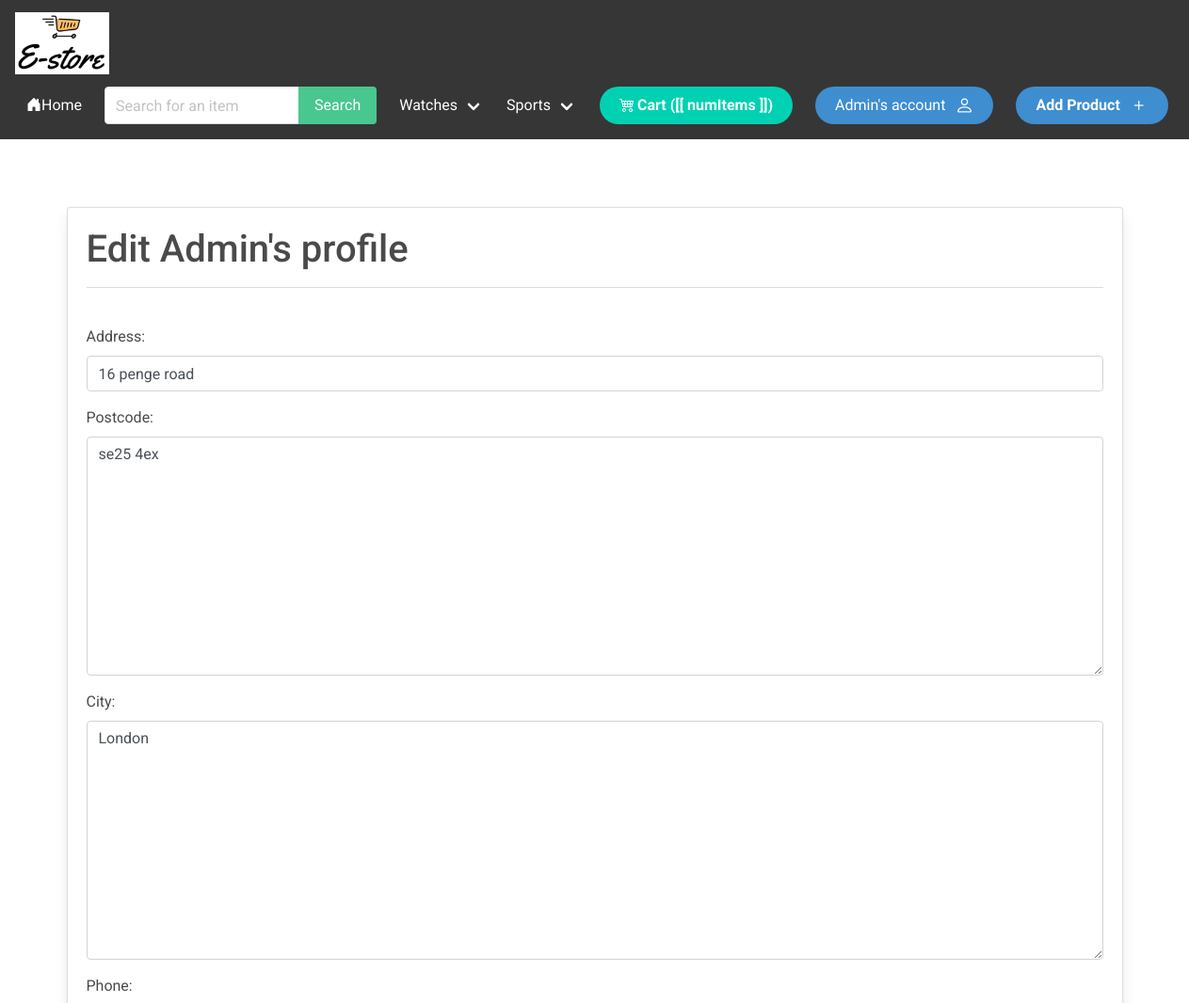
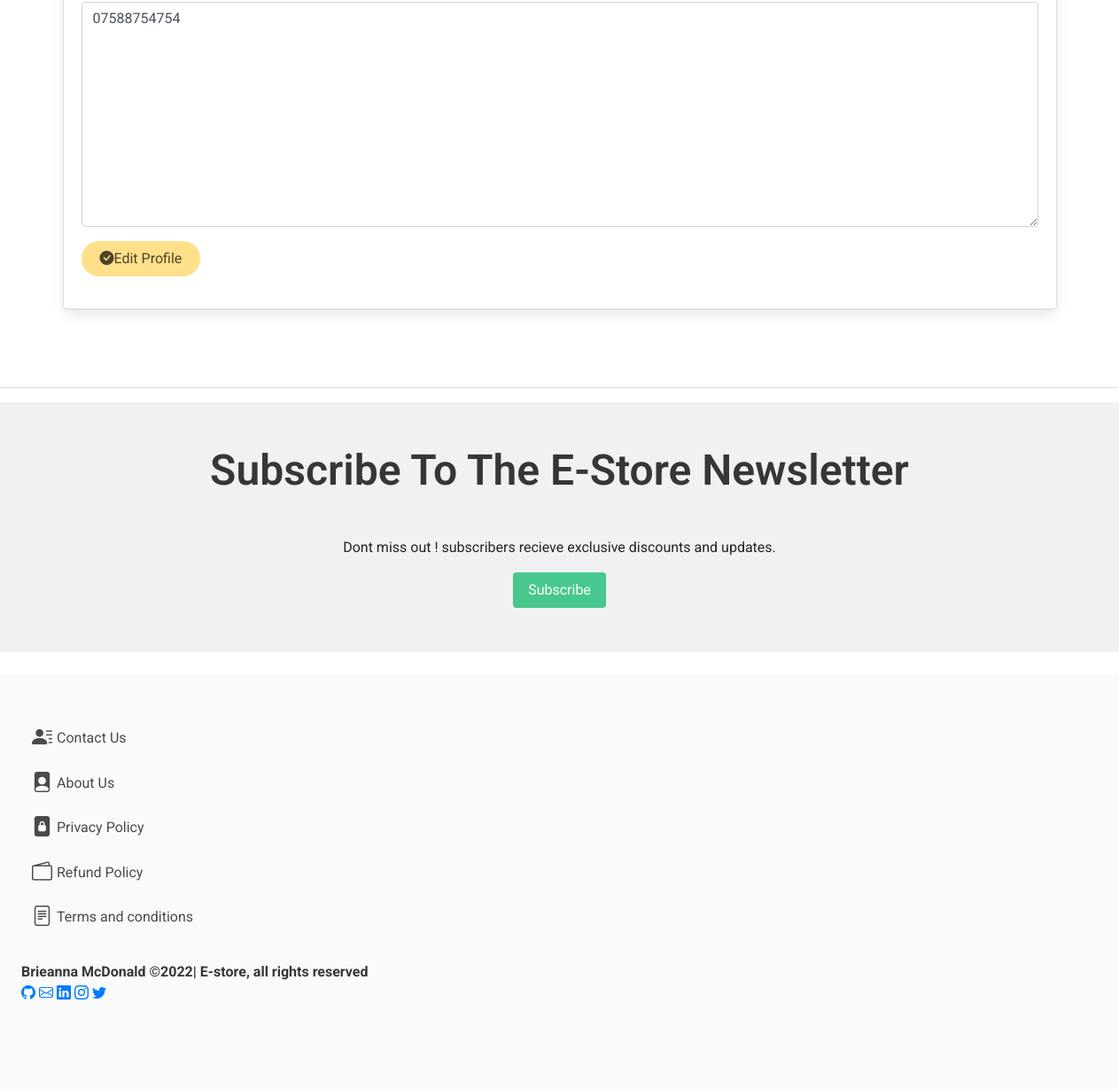
Screenshot of /myaccount/Edit_profile/6/ (signed in) with the database file from the repository (2 pictures, top to bottom).
### apps/store/models.py (models this page shows, shortened)
class Category(models.Model):
    title = models.CharField(max_length=255)
    parent = models.ForeignKey('self', related_name='children', on_delete=models.CASCADE, blank=True, null=True)
    slug = models.SlugField(max_length=255)
    ordering = models.IntegerField(default=0)
    is_featured = models.BooleanField(default=False)
    class Meta:
        verbose_name_plural = "Categories"
        ordering = ('ordering', )

### apps/userprofile/models.py (models this page shows, shortened)
class Userprofile(models.Model):
    user = models.OneToOneField(User, related_name='userprofile', on_delete=models.CASCADE)
    address = models.CharField(max_length=255, blank=True, null=True)
    postcode = models.CharField(max_length=8, blank=True, null=True)
    city = models.TextField(max_length=15, blank=True, null=True)
    phone = models.CharField(max_length=11, blank=True, null=True)

### apps/userprofile/views.py (the view)
# urls.py: path('myaccount/Edit_profile/<int:pk>/', EditAccountView.as_view(),
class EditAccountView(SuccessMessageMixin, UpdateView):
    model = Userprofile
    template_name = 'edit_account.html'
    form_class = EditAccountForm
    success_url = reverse_lazy('myaccount')
    success_message = " Your account is now up to date !"

### apps/userprofile/forms.py
class EditAccountForm(forms.ModelForm):
    class Meta:
        model = Userprofile
        fields = ('address', 'postcode', 'city', 'phone')
        widgets = {
            'address': forms.TextInput(attrs={'class': 'form-control',
                                            'placeholder':
                                            'Enter Your Full Address'}),
            'postcode': forms.Textarea(attrs={'class': 'form-control',
                                          'placeholder':
                                          'Enter your Postcode'}),
            'city': forms.Textarea(attrs={'class': 'form-control',
                                             'placeholder':
                                             'Enter Your City'}),
            'phone': forms.Textarea(attrs={'class': 'form-control',
                                             'placeholder':
                                             'Enter Your Phone Number'}),
        }

### apps/cart/cart.py (called while the page is built)
    def __iter__(self):
        product_ids = self.cart.keys()
        clean_product = []
        for p in product_ids:
            clean_product.append(p)
            self.cart[str(p)]['product'] = Product.objects.get(pk=p)
        for item in self.cart.values():
            item['total'] = item['price'] * int(item['quantity'])
            yield item

    def total_length(self):
        return sum(int(item['quantity']) for item in self.cart.values())

    def total_cost(self):
        return sum(float(item['total']) for item in self)

### apps/cart/context_processors.py (called while the page is built)
def cart(request):
    return{'cart': Cart(request)}

### apps/store/context_processors.py (called while the page is built)
def category_menu(request):
    categories = Category.objects.filter(parent=None)
    return {'category_menu': categories}

### apps/userprofile/templates/edit_account.html (shortened to what this page needs)
{% extends 'base.html' %}
{% block content %}
    {% if user.is_authenticated %}
        {% if user.id == userprofile.user.id %}
            <br/>
            <div class="card">
                <div class="card-body">
                    <h1 id=" heading" class="card-title"> Edit {{ user.username|title }}'s profile </h1>
                    <hr>
                    <br/>
                    <div class="form-group">
                        <form method="POST" enctype="multipart/form-data">
                            {{ form.as_p }}
                            <button class="button is-warning is-rounded"><i class="bi bi-check-circle-fill"></i> Edit Profile </button>
                    </div>
                </div>
            </div>
            <br/>
        {% endif %}
    {% endif %}
{% endblock %}

### apps/core/templates/base.html (shortened to what this page needs)
<!DOCTYPE html>
<html>
 <head>
       {% load static %}
       {% load cloudinary %}
       <link rel="stylesheet" href="https://cdn.jsdelivr.net/npm/bulma@0.9.4/css/bulma.min.css">
       <link rel="stylesheet" href="https://cdn.jsdelivr.net/npm/bootstrap@4.4.1/dist/css/bootstrap.min.css">
       <link rel="stylesheet" href="https://cdn.jsdelivr.net/npm/bootstrap-icons@1.3.0/font/bootstrap-icons.css">
       <link rel="stylesheet" href="{% static 'css/style.css' %}">
 </head>
 <body>
       <nav class="navbar is-dark" id="navbarapp">
            <div class="navbar-brand">
                <img src="{{ '/static/images/logo.png' }}" alt="logo" width="100" height="70" class="d-inline-block">
            </div>
            <div class="navbar-menu" :class="{ 'is-active': menuClass }">
            <div class="navbar-start">
                <a class="navbar-item is-hoverable" href="{% url 'home' %}">
                    <i class="bi bi-house-door-fill d-inline-block"></i>
                    Home
                </a>
                <div class="navbar-item">
                    <form method="get" action="{% url 'search' %}">
                        <div class="field has-addons is-rounded is-hoverable">
                            <div class="control">
                                <input type="text" class="input" placeholder="Search for an item" name="query">
                            </div>
                            <div class="control">
                                <button class="button is-success">Search</button>
                            </div>
                        </div>
                    </form>
                </div>
            </div>
            <div class="navbar-end">
                {% for category in category_menu %}
                        {% if not category.children.all %}
                            <a  href="{% url 'category_details' category.slug %}" class="navbar-item">{{ category.title|title }}</a>
                        {% else %}
                            <div id="options" class="navbar-item has-dropdown is-hoverable">
                                <a class="navbar-link " href="{% url 'category_details' category.slug %}">{{ category.title }}</a>
                            </div>
                        {% endif %}
                {% endfor %}
                <div class="navbar-item">
                    <a class="button is-primary is-rounded" href="{% url 'cart' %}">
                        <i class="bi bi-cart4" style="padding-right: 3px;"></i>
                        <strong>Cart ([[ numItems ]])</strong>
                    </a>
                </div>
                {% if request.user.is_authenticated %}
                    <div class="navbar-item">
                        <a href="{% url 'myaccount' %}" class="button is-primary is-info is-rounded">{{ user.username }}'s account <i class="bi bi-person" style="font-size: 20px; margin-left: 10px;"></i> </a>
                    </div>
                {% endif %}
                {% if user.is_superuser %}
                    <div class="navbar-item">
                        <div class="buttons">
                            <a href="{% url 'product' %}" class="button is-info is-rounded"><strong>Add Product</strong> <i class="bi bi-plus" style="font-size: 20px; margin-left: 10px;"></i></a>
                        </div>
                    </div>
                {% endif %}
            </div>
            </div>
       </nav>
       <section class="section">
            <div class="container">
                {% block content %}
                {% endblock %}
            </div>
        </section>
        <hr>
        <section class="newsletter-wrapper">
            <div class="container">
                <h1 class="title is-1"> Subscribe To The E-Store Newsletter </h1>
                <br>
                <p> Dont miss out ! subscribers recieve exclusive discounts and updates. </p>
                   <a href="{% url 'new' %}" class="button is-success">Subscribe</a>
            </div>
        </section>
        <br>
 <footer class="footer">
    <div class="columns">
        <div class="column is-4">
            <a class="navbar-item" href="{% url 'contact' %}">
                <i style="margin-right:5px; font-size:23px" class="bi bi-person-lines-fill d-inline-block align-text-top"></i>
                Contact Us
            </a>
            <a class="navbar-item" href="{% url 'about_us' %}">
                <i style="margin-right:5px; font-size:23px" class="bi bi-file-person-fill d-inline-block align-text-top"></i>
                About Us
            </a>
            <a class="navbar-item" href="https://www.privacypolicygenerator.info/live.php?token=5AvHm7wSbB3QK4YGLnU0lB0s67ohjBMY" target="_blank" rel="noopener noreferrer">
                <i style="margin-right:5px; font-size:23px" class="bi bi-file-lock2-fill d-inline-block align-text-top"></i>
                Privacy Policy
            </a>
            <a class="navbar-item" href="https://www.privacypolicies.com/live/ceb27c1a-8b8e-4593-b114-a90092599fa8" target="_blank" rel="noopener noreferrer">
                <i style="margin-right:5px; font-size:23px" class="bi bi-wallet2"></i>
                Refund Policy
            </a>
            <a class="navbar-item" href="https://www.termsandconditionsgenerator.com/live.php?token=rfAdVvAWr09FBPQb38uc7e6wQAYx9v2f" target="_blank" rel="noopener noreferrer">
                <i style="margin-right:5px; font-size:23px" class="bi bi-file-text"></i>
                Terms and conditions
            </a>
        </div>
    </div>
    <strong>Brieanna McDonald ©2022| E-store, all rights reserved</strong> <div class=icons><a href="https://github.com/bmcdonald2000" target="_blank" rel="noopener noreferrer"><i class='bi bi-github icons'></i></a> <a href="mailto:bmcdonald1406@gmail.com" target="_blank" rel="noopener noreferrer"><i class='bi bi-envelope icons'></i></a> <a href="https://www.linkedin.com/in/brieanna-mcdonald-0263b1212/" target="_blank" rel="noopener noreferrer"><i class="bi bi-linkedin icons"></i></a> <a href="https://www.instagram.com/" target="_blank" rel="noopener noreferrer"><i class="bi bi-instagram icons"></i></a> <a href="https://twitter.com/?lang=en" target="_blank" rel="noopener noreferrer"><i class="bi bi-twitter icons"></i></a></div>
 </footer>
 </body>
</html>

### static/css/style.css (style rules this page uses)
*:not(i):not(.fa):not(.button) { font-family: 'Roboto', sans-serif; }
.newsletter-wrapper { padding: 50px 20px; text-align: center; background: #f1f1f1; }

### rows the page displays
Category: title "Watches"
Category: title "Sports"
Userprofile: address "16 penge road", postcode "se25 4ex", city "London", phone "07588754754"

### other values shown
{{ user.username }} "Admin"
{{ user.username|title }} "Admin"
